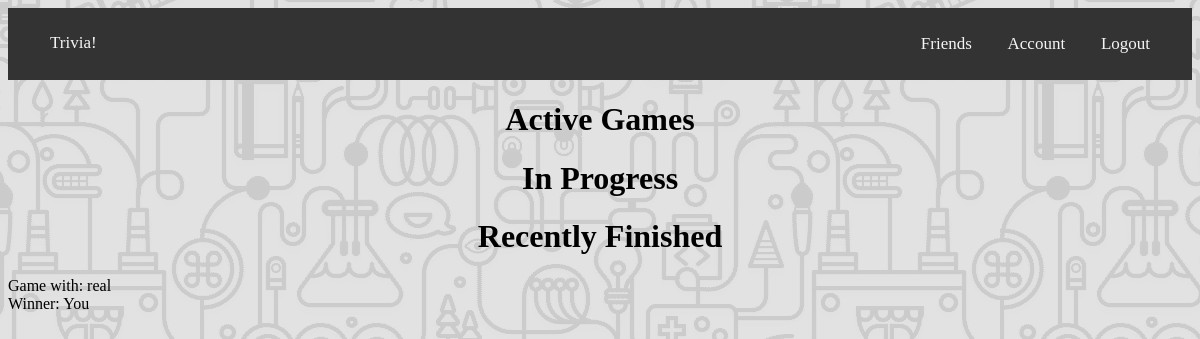
Before: /active (signed in) with the older database file.
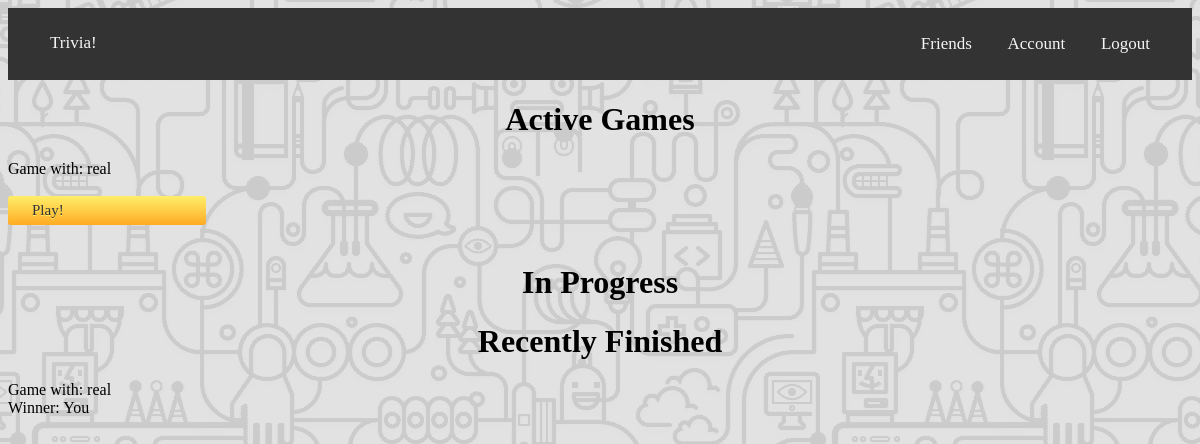
After: the same page with the newer database file.
### Application/models.py (models this page shows, shortened)
class Game(db.Model):
	id = db.Column(db.Integer, primary_key=True)
	player1 = db.Column(db.Integer, db.ForeignKey('user.id'), nullable=False)
	score1 = db.Column(db.Integer, unique=False, nullable=False, default=0)
	player2 = db.Column(db.Integer, db.ForeignKey('user.id'), nullable=False) # need to take a look at this
	score2 = db.Column(db.Integer, unique=False, nullable=False, default=0)
	done = db.Column(db.Boolean, unique=False, nullable=False, default=False)
	over = db.Column(db.Boolean, unique=False, nullable=False, default=False)

class User(db.Model, UserMixin):
	id = db.Column(db.Integer, primary_key=True)
	username = db.Column(db.String(20), unique=True, nullable=False)
	email = db.Column(db.String(120), unique=True, nullable=False)
	password = db.Column(db.String(60), nullable=False)
	games_won = db.Column(db.Integer(), nullable=False, default=0)
	friend_list = db.relationship("User", secondary=friends, primaryjoin = (friends.c.self_id == id), secondaryjoin = (friends.c.friend_id == id), backref= db.backref('friends', lazy='dynamic'), lazy='dynamic')
	games = db.relationship("Game", secondary=game_table, backref=db.backref('games', lazy='dynamic'))

### Application/routes.py (the view)
@application.route('/active') # shows current user their "active" games
@login_required
def active():
	return render_template('active.html', title="Active Games", User=User)

### Application/models.py (called while the page is built)
@login_manager.user_loader # loads in user
def load_user(user_id):
	return User.query.get(int(user_id))

### Application/templates/active.html (shortened to what this page needs)
{% extends "layout.html" %}
{% block content %}
<div>
	<h1>Active Games</h1>
	<div class="future">
	{% for game in current_user.games %}
		{% if current_user.id == game.player1 and game.done == false %}
			Game with: {{ User.query.filter_by(id=game.player2).first().username }}<br><br>
			<a href="/friends/{{game.id}}" class="myButton">Play!</a><br><br>
		{% elif current_user.id == game.player2 and game.over == false and game.done == true %}
			Game with: {{ User.query.filter_by(id=game.player1).first().username }}<br><br>
			<a href="/friends/{{game.id}}" class="myButton">Play!</a><br><br>
		{% endif %}
	{% endfor %}
	</div>
	<h1>In Progress</h1>
	<h1>Recently Finished</h1>
	<div class="past">
	{% for game in current_user.games %}
		{% if game.over == true and game.done == true %}
			{% if current_user.id == game.player1 %}
				Game with: {{ User.query.filter_by(id=game.player2).first().username }}<br>
			{% else %}
				Game with: {{ User.query.filter_by(id=game.player1).first().username }}<br>
			{% endif %}
			{% if game.score1 > game.score2 %}
				{% if current_user.id == game.player1 %}
					Winner: You<br><br>
				{% else %}
					Winner: {{ User.query.filter_by(id=game.player2).first().username }}<br><br>
				{% endif %}
			{% elif game.score1 == game.score2 %}
				Tie Game!
			{% else %}
				{% if current_user.id == game.player2 %}
					Winner: You<br><br>
				{% else %}
					Winner: {{ User.query.filter_by(id=game.player2).first().username }}<br><br>
				{% endif %}
			{% endif %}
		{% endif %}
	{% endfor %}
	</div>
</div>
{% endblock content %}

Changed rows visible on the page:
added Game: query.filter_by "real", shown under "Active Games"
